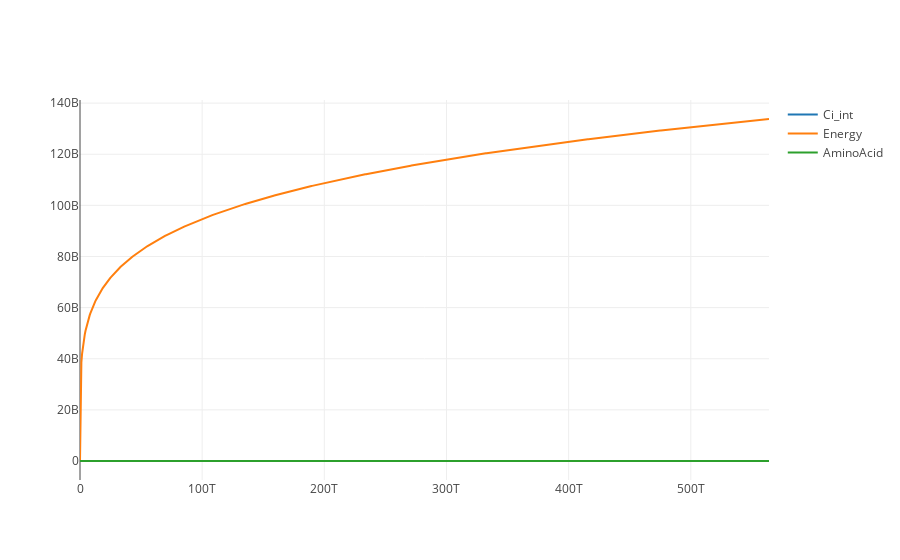

This figure's notebook cell:
### Code cell
Faizi.reset()
Faizi.simulate(start = 0, end = 5.64e14, steps = 1000,selections =['time','Ci_int','Energy','AminoAcid'])
Faizi.plot()

Faizi.steadyStateSelections = ['Ci_int','Energy','AminoAcid']
values = Faizi.getSteadyStateValues()
selections = Faizi.steadyStateSelections
print(values)
print(selections)

### Figure 1 — Plotly figure (JSON) as saved in the notebook; plotly's stock layout.template omitted (floating-point values rounded to 4 significant figures; data arrays with more than 128 entries replaced by an {"elided": "..."} marker saying what was removed)
{"data": [{"type": "scatter", "x": {"elided": "1001 int values"}, "y": {"elided": "1001 float values"}, "name": "Ci_int", "opacity": 1, "mode": "lines"}, {"type": "scatter", "x": {"elided": "1001 int values"}, "y": {"elided": "1001 float values"}, "name": "Energy", "opacity": 1, "mode": "lines"}, {"type": "scatter", "x": {"elided": "1001 int values"}, "y": {"elided": "1001 float values"}, "name": "AminoAcid", "opacity": 1, "mode": "lines"}], "layout": {}}
